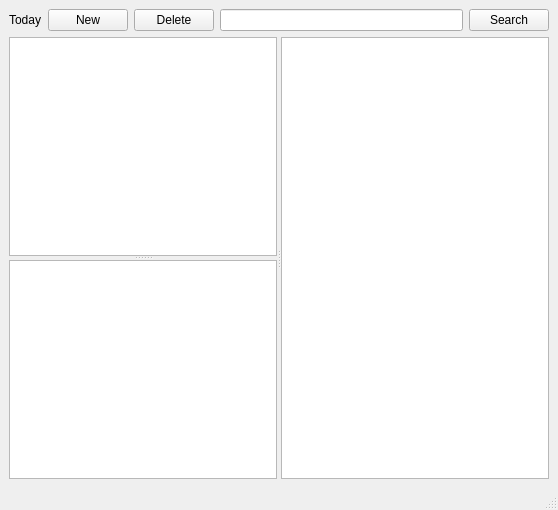
<?xml version="1.0" encoding="UTF-8"?>
<ui version="4.0">
 <class>Todo</class>
 <widget class="QMainWindow" name="Todo">
  <property name="geometry">
   <rect>
    <x>0</x>
    <y>0</y>
    <width>558</width>
    <height>510</height>
   </rect>
  </property>
  <property name="windowTitle">
   <string>Todo</string>
  </property>
  <widget class="QWidget" name="centralwidget">
   <layout class="QVBoxLayout" name="verticalLayout_2">
    <item>
     <layout class="QVBoxLayout" name="verticalLayout">
      <item>
       <layout class="QHBoxLayout" name="horizontalLayout_4">
        <item>
         <layout class="QHBoxLayout" name="horizontalLayout">
          <item>
           <widget class="QLabel" name="todayDate">
            <property name="text">
             <string>Today</string>
            </property>
           </widget>
          </item>
          <item>
           <widget class="QPushButton" name="newButton">
            <property name="text">
             <string>New</string>
            </property>
           </widget>
          </item>
          <item>
           <widget class="QPushButton" name="deleteButton">
            <property name="text">
             <string>Delete</string>
            </property>
           </widget>
          </item>
         </layout>
        </item>
        <item>
         <layout class="QHBoxLayout" name="horizontalLayout_2">
          <item>
           <widget class="QLineEdit" name="lineEdit">
            <property name="layoutDirection">
             <enum>Qt::LeftToRight</enum>
            </property>
           </widget>
          </item>
          <item>
           <widget class="QPushButton" name="pushButton">
            <property name="layoutDirection">
             <enum>Qt::LeftToRight</enum>
            </property>
            <property name="text">
             <string>Search</string>
            </property>
           </widget>
          </item>
         </layout>
        </item>
       </layout>
      </item>
      <item>
       <widget class="QSplitter" name="splitter_2">
        <property name="orientation">
         <enum>Qt::Horizontal</enum>
        </property>
        <widget class="QSplitter" name="splitter">
         <property name="orientation">
          <enum>Qt::Vertical</enum>
         </property>
         <widget class="QListView" name="todoList"/>
         <widget class="QListView" name="doneList"/>
        </widget>
        <widget class="QTextBrowser" name="textBrowser"/>
       </widget>
      </item>
     </layout>
    </item>
   </layout>
  </widget>
  <widget class="QMenuBar" name="menubar">
   <property name="geometry">
    <rect>
     <x>0</x>
     <y>0</y>
     <width>558</width>
     <height>22</height>
    </rect>
   </property>
  </widget>
  <widget class="QStatusBar" name="statusbar"/>
 </widget>
 <resources/>
 <connections/>
</ui>
